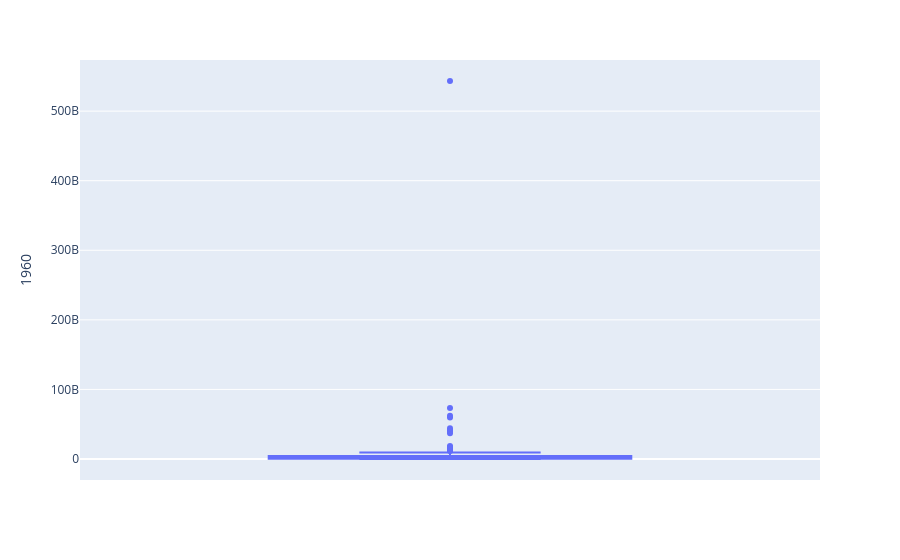

Source (notebook cell):
### Code cell
# Create a list excluding the non-valid "countries" (as they are not countries)
exclude = ['AFE', 'WLD','SAS','HIC','OED','PST','IBT','LMY','MIC','IBD','EAS','UMC','LTE','ECS','NAC','EAP','TEA','EUU','EMU','EAR','LMC','LCN','TLA','LAC','TEC','TSA','MEA','ECA','ARB','IDA','SSF','TSS','SSA','CEB','FCS','MNA','IDX','TMN','PRE','LDC','IDB','HPC','AFW','SST','LIC','OSS','CSS']

df_new = df[~df['Country Code'].isin(exclude)] # Create a dataframe that does not include the aforementioned codes
df_new.describe()

fig = px.box(df_new, y="1960", hover_data=['Country Name'])
fig.show()

### Figure 1 — Plotly figure (JSON) as saved in the notebook; plotly's stock layout.template omitted (floating-point values rounded to 4 significant figures; data arrays with more than 128 entries replaced by an {"elided": "..."} marker saying what was removed)
{"data": [{"alignmentgroup": "True", "customdata": {"elided": "219x1 str values"}, "hovertemplate": "1960=%{y}<br>Country Name=%{customdata[0]}<extra></extra>", "legendgroup": "", "marker": {"color": "#636efa"}, "name": "", "notched": false, "offsetgroup": "", "orientation": "v", "showlegend": false, "type": "box", "x0": " ", "xaxis": "x", "y": {"elided": "219 float values"}, "y0": " ", "yaxis": "y"}], "layout": {"boxmode": "group", "legend": {"tracegroupgap": 0}, "margin": {"t": 60}, "xaxis": {"anchor": "y", "domain": [0, 1]}, "yaxis": {"anchor": "x", "domain": [0, 1], "title": {"text": "1960"}}}}
